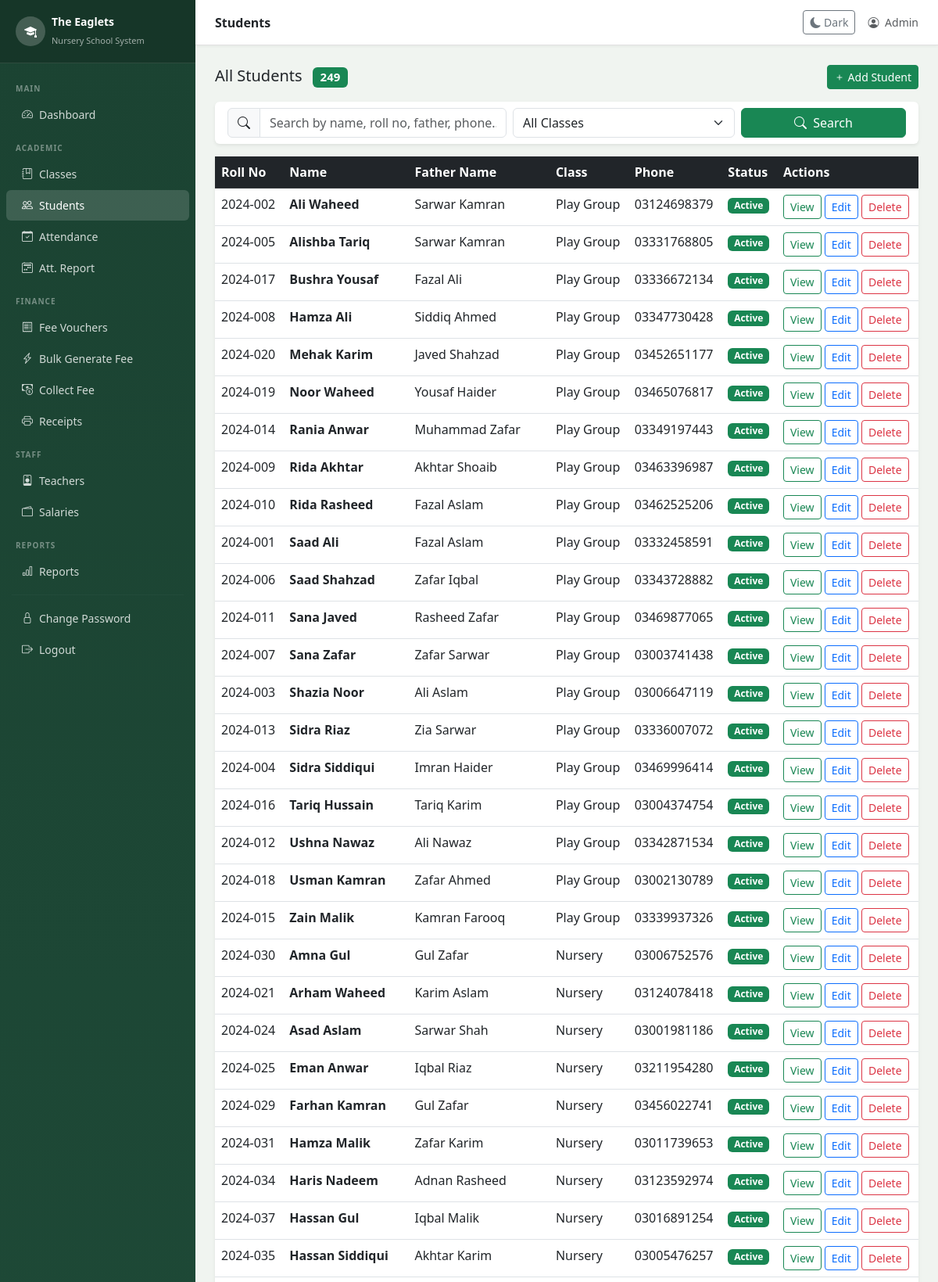
The page /students/index.php (signed in, upper part) on the database its author committed.
### tables this page shows
CREATE TABLE students (
    id INT AUTO_INCREMENT PRIMARY KEY,
    roll_no VARCHAR(20) UNIQUE,
    full_name VARCHAR(150) NOT NULL,
    father_name VARCHAR(150),
    phone VARCHAR(20),
    address TEXT,
    date_of_birth DATE,
    gender ENUM('male','female') DEFAULT 'male',
    class_id INT,
    admission_date DATE,
    status ENUM('active','inactive') DEFAULT 'active',
    advance_balance DECIMAL(10,2) DEFAULT 0.00,
    FOREIGN KEY (class_id) REFERENCES classes(id)
);

CREATE TABLE classes (
    id INT AUTO_INCREMENT PRIMARY KEY,
    name VARCHAR(50) UNIQUE NOT NULL,
    monthly_fee DECIMAL(10,2) DEFAULT 0,
    deleted TINYINT(1) DEFAULT 0,
    created_at TIMESTAMP DEFAULT CURRENT_TIMESTAMP
);

### students/index.php (the view, shortened to what this page needs)
<?php
require_once $_SERVER['DOCUMENT_ROOT'] . '/04. eaglets_school/config/db.php';
$search       = trim($_GET['search'] ?? '');
$where = "WHERE 1=1";
$students = mysqli_query($conn, "
    SELECT s.*, c.name AS class_name
    FROM students s
    JOIN classes c ON s.class_id = c.id
    $where
    ORDER BY FIELD(c.name,
    'Play Group','Nursery','Prep',
    'Class 1','Class 2','Class 3','Class 4','Class 5',
    'Class 6','Class 7','Class 8','Class 9','Class 10'),
    s.full_name
");
$total = mysqli_num_rows($students);
require_once '../includes/header.php';
?>
<div class="d-flex justify-content-between align-items-center mb-3">
    <h5 class="mb-0">All Students
        <span class="badge bg-success ms-2"><?= $total ?></span>
    </h5>
    <a href="add.php" class="btn btn-success btn-sm">
        <i class="bi bi-plus"></i> Add Student
    </a>
</div>
<div class="card border-0 shadow-sm mb-3">
    <div class="card-body py-2">
        <form method="GET" class="row g-2 align-items-center">
            <div class="col-md-5">
                <div class="input-group">
                    <span class="input-group-text">
                        <i class="bi bi-search"></i>
                    </span>
                    <input type="text" name="search"
                           class="form-control"
                           placeholder="Search by name, roll no, father, phone..."
                           value="<?= htmlspecialchars($search) ?>">
                </div>
            </div>
            <div class="col-md-4">
                <select name="class_id" class="form-select"
                        onchange="this.form.submit()">
                    <option value="">All Classes</option>
                </select>
            </div>
            <div class="col-md-3 d-flex gap-2">
                <button type="submit" class="btn btn-success w-100">
                    <i class="bi bi-search me-1"></i> Search
                </button>
            </div>
        </form>
    </div>
</div>
<div class="card border-0 shadow-sm">
    <div class="card-body p-0">
        <table class="table table-hover mb-0">
            <thead class="table-dark">
                <tr>
                    <th>Roll No</th><th>Name</th><th>Father Name</th>
                    <th>Class</th><th>Phone</th>
                    <th>Status</th><th>Actions</th>
                </tr>
            </thead>
            <tbody>
            <?php
            mysqli_data_seek($students, 0);
            while ($s = mysqli_fetch_assoc($students)):
            ?>
                <tr>
                    <td><?= htmlspecialchars($s['roll_no']) ?></td>
                    <td><strong><?= htmlspecialchars($s['full_name']) ?></strong></td>
                    <td><?= htmlspecialchars($s['father_name']) ?></td>
                    <td><?= htmlspecialchars($s['class_name']) ?></td>
                    <td><?= htmlspecialchars($s['phone']) ?></td>
                    <td>
                        <span class="badge bg-<?= $s['status']==='active'?'success':'secondary' ?>">
                            <?= ucfirst($s['status']) ?>
                        </span>
                    </td>
                    <td>
                        <a href="view.php?id=<?= $s['id'] ?>"
                           class="btn btn-sm btn-outline-success">View</a>
                        <a href="edit.php?id=<?= $s['id'] ?>"
                           class="btn btn-sm btn-outline-primary">Edit</a>
                        <a href="index.php?delete=<?= $s['id'] ?>"
                           onclick="return confirm('Delete this student?')"
                           class="btn btn-sm btn-outline-danger">Delete</a>
                    </td>
                </tr>
            <?php endwhile; ?>
            </tbody>
        </table>
    </div>
</div>
<?php require_once '../includes/footer.php'; ?>

### includes/header.php (style rules this page uses)
body { background-color: #f0f4f0; }

### rows shown on the page
students: roll_no "2024-002", full_name "Ali Waheed", father_name "Sarwar Kamran", class.name "Play Group", phone "03124698379", status "Active"
students: roll_no "2024-005", full_name "Alishba Tariq", father_name "Sarwar Kamran", class.name "Play Group", phone "03331768805", status "Active"
students: roll_no "2024-017", full_name "Bushra Yousaf", father_name "Fazal Ali", class.name "Play Group", phone "03336672134", status "Active"
students: roll_no "2024-008", full_name "Hamza Ali", father_name "Siddiq Ahmed", class.name "Play Group", phone "03347730428", status "Active"
students: roll_no "2024-020", full_name "Mehak Karim", father_name "Javed Shahzad", class.name "Play Group", phone "03452651177", status "Active"
students: roll_no "2024-019", full_name "Noor Waheed", father_name "Yousaf Haider", class.name "Play Group", phone "03465076817", status "Active"
students: roll_no "2024-014", full_name "Rania Anwar", father_name "Muhammad Zafar", class.name "Play Group", phone "03349197443", status "Active"
students: roll_no "2024-009", full_name "Rida Akhtar", father_name "Akhtar Shoaib", class.name "Play Group", phone "03463396987", status "Active"
students: roll_no "2024-010", full_name "Rida Rasheed", father_name "Fazal Aslam", class.name "Play Group", phone "03462525206", status "Active"
students: roll_no "2024-001", full_name "Saad Ali", father_name "Fazal Aslam", class.name "Play Group", phone "03332458591", status "Active"
students: roll_no "2024-006", full_name "Saad Shahzad", father_name "Zafar Iqbal", class.name "Play Group", phone "03343728882", status "Active"
students: roll_no "2024-011", full_name "Sana Javed", father_name "Rasheed Zafar", class.name "Play Group", phone "03469877065", status "Active"
students: roll_no "2024-007", full_name "Sana Zafar", father_name "Zafar Sarwar", class.name "Play Group", phone "03003741438", status "Active"
students: roll_no "2024-003", full_name "Shazia Noor", father_name "Ali Aslam", class.name "Play Group", phone "03006647119", status "Active"
students: roll_no "2024-013", full_name "Sidra Riaz", father_name "Zia Sarwar", class.name "Play Group", phone "03336007072", status "Active"
students: roll_no "2024-004", full_name "Sidra Siddiqui", father_name "Imran Haider", class.name "Play Group", phone "03469996414", status "Active"
students: roll_no "2024-016", full_name "Tariq Hussain", father_name "Tariq Karim", class.name "Play Group", phone "03004374754", status "Active"
students: roll_no "2024-012", full_name "Ushna Nawaz", father_name "Ali Nawaz", class.name "Play Group", phone "03342871534", status "Active"
students: roll_no "2024-018", full_name "Usman Kamran", father_name "Zafar Ahmed", class.name "Play Group", phone "03002130789", status "Active"
students: roll_no "2024-015", full_name "Zain Malik", father_name "Kamran Farooq", class.name "Play Group", phone "03339937326", status "Active"
students: roll_no "2024-030", full_name "Amna Gul", father_name "Gul Zafar", class.name "Nursery", phone "03006752576", status "Active"
students: roll_no "2024-021", full_name "Arham Waheed", father_name "Karim Aslam", class.name "Nursery", phone "03124078418", status "Active"
students: roll_no "2024-024", full_name "Asad Aslam", father_name "Sarwar Shah", class.name "Nursery", phone "03001981186", status "Active"
students: roll_no "2024-025", full_name "Eman Anwar", father_name "Iqbal Riaz", class.name "Nursery", phone "03211954280", status "Active"
students: roll_no "2024-029", full_name "Farhan Kamran", father_name "Gul Zafar", class.name "Nursery", phone "03456022741", status "Active"
students: roll_no "2024-031", full_name "Hamza Malik", father_name "Zafar Karim", class.name "Nursery", phone "03011739653", status "Active"
students: roll_no "2024-034", full_name "Haris Nadeem", father_name "Adnan Rasheed", class.name "Nursery", phone "03123592974", status "Active"
students: roll_no "2024-037", full_name "Hassan Gul", father_name "Iqbal Malik", class.name "Nursery", phone "03016891254", status "Active"
students: roll_no "2024-035", full_name "Hassan Siddiqui", father_name "Akhtar Karim", class.name "Nursery", phone "03005476257", status "Active"

### other values the page prints
$pageTitle "Students"
$_SESSION['full_name'] "Admin"
$total "249"
